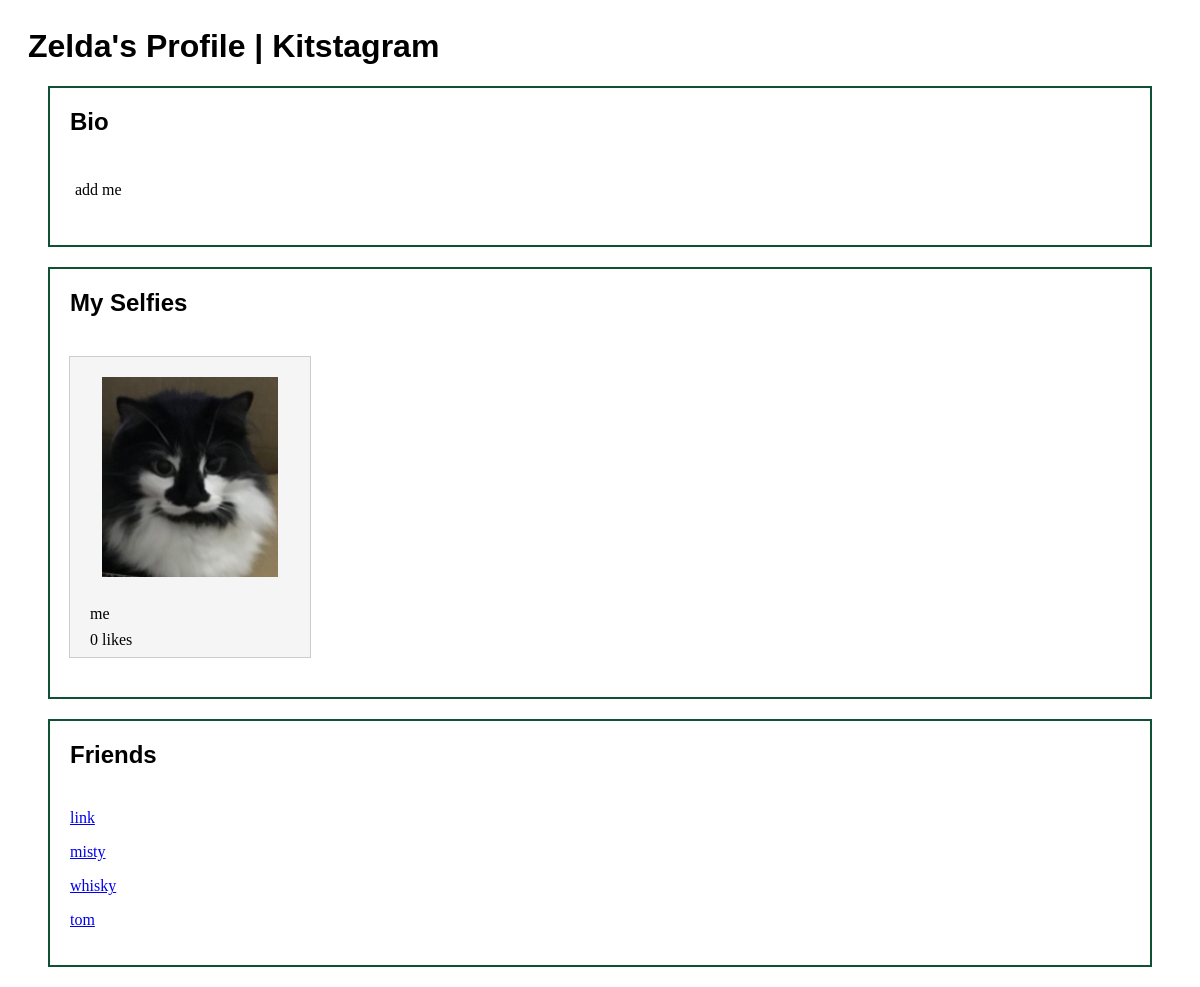
Screenshot of /profile.php?username=zelda (signed in) with the database file from the repository.
### tables this page shows
CREATE TABLE Cats (
    id INTEGER PRIMARY KEY AUTO_INCREMENT,
    username VARCHAR(50) UNIQUE NOT NULL,
    password_hash VARCHAR(80) NOT NULL,
    name VARCHAR(50) NOT NULL,
    profile TEXT
);

CREATE TABLE Selfies (
    id INTEGER PRIMARY KEY AUTO_INCREMENT,
    filename VARCHAR(255) NOT NULL,
    caption TEXT,
    date_uploaded TIMESTAMP DEFAULT CURRENT_TIMESTAMP,
    cat_id INTEGER NOT NULL REFERENCES Cats(id),
    likes INTEGER DEFAULT 0,  
    FOREIGN KEY(cat_id) REFERENCES Cats(id)
);

### includes/functions.php (called while the page is built, shortened)
<?php
function e($s) {
  return htmlspecialchars($s);
}
function get_profile_url($username) {
  return "profile.php?username=".urlencode($username);
}
function get_selfie_url($id) {
  return "selfie.php?id=".urlencode($id);
}

### profile.php (the view, shortened to what this page needs)
<?php
$db = connect_db();
$username = $_GET["username"];
$stmt = $db->prepare("SELECT c.id, c.name, c.username, c.profile FROM Cats c WHERE c.username = :username");
$stmt->bindValue("username", $username);
$stmt->execute();
$cat = $stmt->fetch();
$stmt = $db->prepare("SELECT c.username FROM Friends f JOIN Cats c ON f.friend_id = c.id WHERE f.cat_id = :id");
$stmt->bindValue("id", $cat['id']);
$stmt->execute();
$friends = $stmt->fetchAll(PDO::FETCH_ASSOC);
$stmt = $db->prepare("SELECT s.id, s.likes, s.caption, s.filename, UNIX_TIMESTAMP(s.date_uploaded) as date_uploaded
  FROM Selfies s JOIN Cats c ON c.id = s.cat_id WHERE c.username = :username;
");
$stmt->bindValue("username", $username);
$stmt->execute();
$selfies = $stmt->fetchAll(PDO::FETCH_ASSOC);
function profile_link($username) {
  return '<a href="'. e(get_profile_url(e($username))) .'">'. e($username) .'</a>';
}
?>
<!doctype htmL>
<html>
  <head>
    <link rel="stylesheet" href="styles/kitstagram.css">
  </head>
  <body>
    <header>
      <h1><?php echo e($cat['name']); ?>'s Profile | Kitstagram</h1>
    </header>
    <main>
      <section class="profile-section">
        <h2>Bio</h2>
          <div>
            <p class="profile-paragraph"><?php echo e($cat['profile']); ?></p>
          </div>
      </section>
      <section class="profile-section">
        <h2>My Selfies</h2>
        <?php foreach ($selfies as $selfie) { ?>
          <div class="selfie-small">
            <a href="<?= get_selfie_url($selfie['id']) ?>">
              <figure>
                <img src="./uploads/<?= e($selfie['filename']); ?>">
              </figure>
            </a>
            <p><?php echo e($selfie['caption']); ?></p>
            <p><?php echo e($selfie['likes']); ?> likes </p>
          </div>
        <?php } ?>
      </section>
      <section class="profile-section">
        <h2>Friends</h2>
        <?php foreach ($friends as $friend) { ?>
          <p><?= profile_link($friend['username']) ?></p>
        <?php } ?>
      </section>
    </main>
  </body>
</html>

### styles/kitstagram.css (style rules this page uses)
body { padding: 20px 20px 0; }
h1, h2 { font-family: sans-serif; }
header * { margin-top: 0; }
.selfie, .selfie-small { outline: 1px #ccc solid; background-color: #f5f5f5; }
.selfie-small { outline: 1px #ccc solid; background-color: #f5f5f5; }
.selfie-small { padding: 0px; margin: 0 20px 20px 0; width: 240px; display: inline-block; vertical-align: top; }
.selfie-small p { margin: .5em 20px; }
.selfie-small figure { padding: 20px; margin: 0; width: 200px; height: 200px; }
.selfie-small figure { display: flex; align-items: center; justify-content: center; }
.selfie-small img { max-width: 200px; max-height: 200px; height: auto; }
.profile-section { margin: 20px; padding: 20px; border: 2px solid #0e5135; }
.profile-section h2 { margin: 0px 0px 40px 0px; }
.profile-paragraph { padding: 5px 5px 10px 5px; }

### rows the page displays
cats: name "Zelda", profile "add me"
selfies: filename (picture), caption "me", likes "0"
cats: username "link"
cats: username "misty"
cats: username "whisky"
cats: username "tom"
